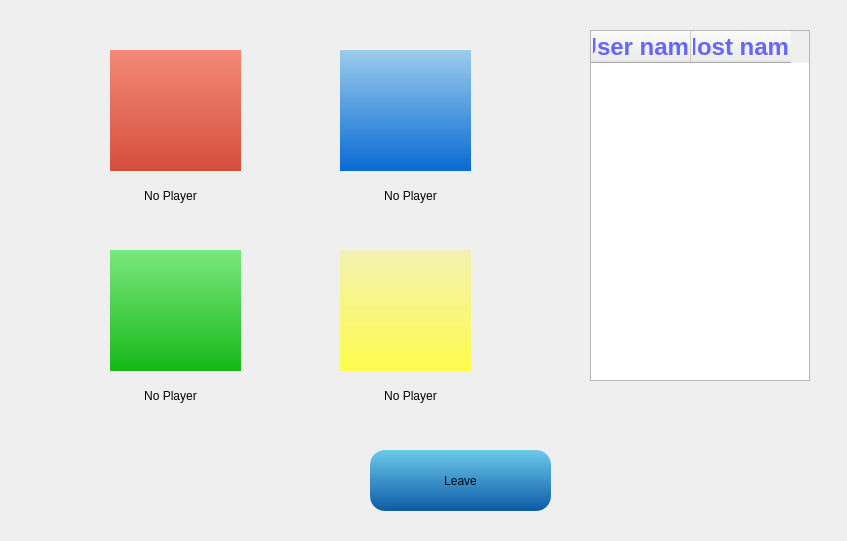
<?xml version="1.0" encoding="UTF-8"?>
<ui version="4.0">
 <class>waitingroom</class>
 <widget class="QDialog" name="waitingroom">
  <property name="geometry">
   <rect>
    <x>0</x>
    <y>0</y>
    <width>847</width>
    <height>541</height>
   </rect>
  </property>
  <property name="windowTitle">
   <string>Dialog</string>
  </property>
  <widget class="QPushButton" name="pushButton">
   <property name="geometry">
    <rect>
     <x>370</x>
     <y>450</y>
     <width>181</width>
     <height>61</height>
    </rect>
   </property>
   <property name="styleSheet">
    <string notr="true">border-color: #FFFF33;background-color: qlineargradient(x1: 0, y1: 0, x2: 0, y2: 1,stop: 0 #6CC9EB, stop: 1 #0d5ca6); 
font: 36pt &quot;HanziPen SC&quot;;
border-width: 5px;
border-radius: 15px;</string>
   </property>
   <property name="text">
    <string>Leave</string>
   </property>
  </widget>
  <widget class="QTableWidget" name="tableWidget">
   <property name="geometry">
    <rect>
     <x>590</x>
     <y>30</y>
     <width>220</width>
     <height>351</height>
    </rect>
   </property>
   <property name="styleSheet">
    <string notr="true">background-color: QColor(189,202,242, 054);</string>
   </property>
   <column>
    <property name="text">
     <string>User name</string>
    </property>
    <property name="font">
     <font>
      <pointsize>18</pointsize>
      <weight>75</weight>
      <bold>true</bold>
     </font>
    </property>
    <property name="background">
     <color>
      <red>102</red>
      <green>204</green>
      <blue>255</blue>
     </color>
    </property>
    <property name="foreground">
     <brush brushstyle="SolidPattern">
      <color alpha="255">
       <red>102</red>
       <green>102</green>
       <blue>255</blue>
      </color>
     </brush>
    </property>
   </column>
   <column>
    <property name="text">
     <string>Host name</string>
    </property>
    <property name="font">
     <font>
      <pointsize>18</pointsize>
      <weight>75</weight>
      <bold>true</bold>
     </font>
    </property>
    <property name="background">
     <color>
      <red>102</red>
      <green>204</green>
      <blue>255</blue>
     </color>
    </property>
    <property name="foreground">
     <brush brushstyle="SolidPattern">
      <color alpha="255">
       <red>102</red>
       <green>102</green>
       <blue>255</blue>
      </color>
     </brush>
    </property>
   </column>
  </widget>
  <widget class="QLabel" name="red">
   <property name="geometry">
    <rect>
     <x>100</x>
     <y>180</y>
     <width>141</width>
     <height>31</height>
    </rect>
   </property>
   <property name="styleSheet">
    <string notr="true">font: 24pt &quot;HanziPen SC&quot;;</string>
   </property>
   <property name="text">
    <string>No Player</string>
   </property>
   <property name="alignment">
    <set>Qt::AlignCenter</set>
   </property>
  </widget>
  <widget class="QLabel" name="label_2">
   <property name="geometry">
    <rect>
     <x>340</x>
     <y>180</y>
     <width>141</width>
     <height>31</height>
    </rect>
   </property>
   <property name="styleSheet">
    <string notr="true">font: 24pt &quot;HanziPen SC&quot;;</string>
   </property>
   <property name="text">
    <string>No Player</string>
   </property>
   <property name="alignment">
    <set>Qt::AlignCenter</set>
   </property>
  </widget>
  <widget class="QLabel" name="label_3">
   <property name="geometry">
    <rect>
     <x>100</x>
     <y>380</y>
     <width>141</width>
     <height>31</height>
    </rect>
   </property>
   <property name="styleSheet">
    <string notr="true">font: 24pt &quot;HanziPen SC&quot;;</string>
   </property>
   <property name="text">
    <string>No Player</string>
   </property>
   <property name="alignment">
    <set>Qt::AlignCenter</set>
   </property>
  </widget>
  <widget class="QLabel" name="label_4">
   <property name="geometry">
    <rect>
     <x>340</x>
     <y>380</y>
     <width>141</width>
     <height>31</height>
    </rect>
   </property>
   <property name="styleSheet">
    <string notr="true">font: 24pt &quot;HanziPen SC&quot;;</string>
   </property>
   <property name="text">
    <string>No Player</string>
   </property>
   <property name="alignment">
    <set>Qt::AlignCenter</set>
   </property>
  </widget>
  <widget class="QPushButton" name="pushButton_2">
   <property name="geometry">
    <rect>
     <x>110</x>
     <y>50</y>
     <width>131</width>
     <height>121</height>
    </rect>
   </property>
   <property name="styleSheet">
    <string notr="true">background-color: qlineargradient(x1: 0, y1: 0, x2: 0, y2: 1,stop: 0 #F28B77, stop: 1 #D64E3C); border:none; border-color:#F28B77;</string>
   </property>
   <property name="text">
    <string/>
   </property>
  </widget>
  <widget class="QPushButton" name="pushButton_3">
   <property name="geometry">
    <rect>
     <x>340</x>
     <y>50</y>
     <width>131</width>
     <height>121</height>
    </rect>
   </property>
   <property name="styleSheet">
    <string notr="true">background-color: qlineargradient(x1: 0, y1: 0, x2: 0, y2: 1,stop: 0 #9BCCEB, stop: 1 #086BD4); border:none;</string>
   </property>
   <property name="text">
    <string/>
   </property>
  </widget>
  <widget class="QPushButton" name="pushButton_4">
   <property name="geometry">
    <rect>
     <x>110</x>
     <y>250</y>
     <width>131</width>
     <height>121</height>
    </rect>
   </property>
   <property name="styleSheet">
    <string notr="true">background-color: qlineargradient(x1: 0, y1: 0, x2: 0, y2: 1,stop: 0 #7BE87D, stop: 1 #16B819); border:none;</string>
   </property>
   <property name="text">
    <string/>
   </property>
  </widget>
  <widget class="QPushButton" name="pushButton_5">
   <property name="geometry">
    <rect>
     <x>340</x>
     <y>250</y>
     <width>131</width>
     <height>121</height>
    </rect>
   </property>
   <property name="styleSheet">
    <string notr="true">background-color: qlineargradient(x1: 0, y1: 0, x2: 0, y2: 1,stop: 0 #F2F1B1, stop: 1 #FFFC4D); border:none;</string>
   </property>
   <property name="text">
    <string/>
   </property>
  </widget>
  <zorder>pushButton</zorder>
  <zorder>tableWidget</zorder>
  <zorder>label_2</zorder>
  <zorder>label_3</zorder>
  <zorder>label_4</zorder>
  <zorder>red</zorder>
  <zorder>pushButton_2</zorder>
  <zorder>pushButton_3</zorder>
  <zorder>pushButton_4</zorder>
  <zorder>pushButton_5</zorder>
 </widget>
 <resources/>
 <connections/>
</ui>
